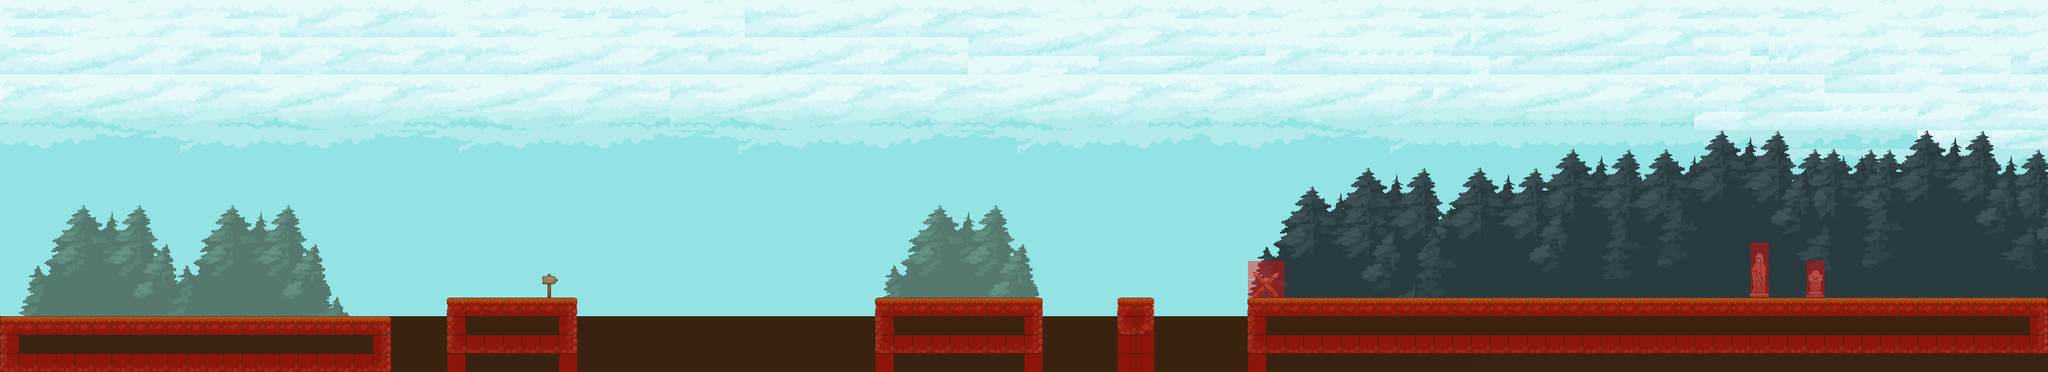

Rendered tile map (Tiled .tmx) drawn with the repository's tilesets; below, a short description and the map source with its tile grids summarised:
An orthogonal 110x20 tile map with 32x32 px tiles, 8 tile layers (Sky, Arboles-1, Arboles-2, Arboles-3, ...), 6 tilesets.

<map version="1.10" tiledversion="1.10.2" orientation="orthogonal" renderorder="left-down" width="110" height="20" tilewidth="32" tileheight="32" infinite="0" nextlayerid="15" nextobjectid="1">
 <tileset firstgid="1" name="Background-Sky" tilewidth="32" tileheight="32" tilecount="120" columns="15">
  <image source="Background-Sky.png" width="480" height="272" />
 </tileset>
 <tileset firstgid="121" name="Background-Trees" tilewidth="32" tileheight="32" tilecount="224" columns="28">
  <image source="Background-Trees.png" width="896" height="256" />
 </tileset>
 <tileset firstgid="345" name="tileSelection" tilewidth="32" tileheight="32" tilecount="1" columns="1">
  <image source="tileSelection.png" width="32" height="32" />
 </tileset>
 <tileset firstgid="346" name="TX Tileset Ground" tilewidth="32" tileheight="32" tilecount="256" columns="16">
  <image source="../Textures/PLATAFORMA/Texture/TX Tileset Ground.png" width="512" height="512" />
 </tileset>
 <tileset firstgid="602" name="TX Village Props" tilewidth="32" tileheight="32" tilecount="1024" columns="32">
  <image source="../Textures/PLATAFORMA/Texture/TX Village Props.png" width="1024" height="1024" />
 </tileset>
 <tileset firstgid="1626" name="MapMetadata" tilewidth="32" tileheight="32" tilecount="2" columns="2">
  <image source="MapMetadata.png" width="67" height="34" />
 </tileset>
 <group id="10" name="Background">
  <layer id="1" name="Sky" width="110" height="20">
   <data>[2200 cells, 2200 non-empty, 120 distinct tile ids]</data>
  </layer>
  <layer id="3" name="Arboles-1" width="110" height="20">
   <data>[2200 cells, 421 non-empty, 160 distinct tile ids]</data>
  </layer>
  <layer id="4" name="Arboles-2" width="110" height="20">
   <data>[2200 cells, 468 non-empty, 161 distinct tile ids]</data>
  </layer>
  <layer id="13" name="Arboles-3" width="110" height="20">
   <data>[2200 cells, 171 non-empty, 80 distinct tile ids]</data>
  </layer>
  <layer id="8" name="Tierra" width="110" height="20">
   <data>[2200 cells, 361 non-empty, 2 distinct tile ids]</data>
  </layer>
 </group>
 <layer id="7" name="Plataforma" width="110" height="20">
  <data>[2200 cells, 244 non-empty, 13 distinct tile ids]</data>
 </layer>
 <layer id="9" name="Detalles" width="110" height="20">
  <data>[2200 cells, 11 non-empty, 11 distinct tile ids]</data>
 </layer>
 <group id="12" name="Config">
  <layer id="11" name="Colliders" width="110" height="20">
   <data>[2200 cells, 190 non-empty, 1 distinct tile ids]</data>
  </layer>
 </group>
</map>
